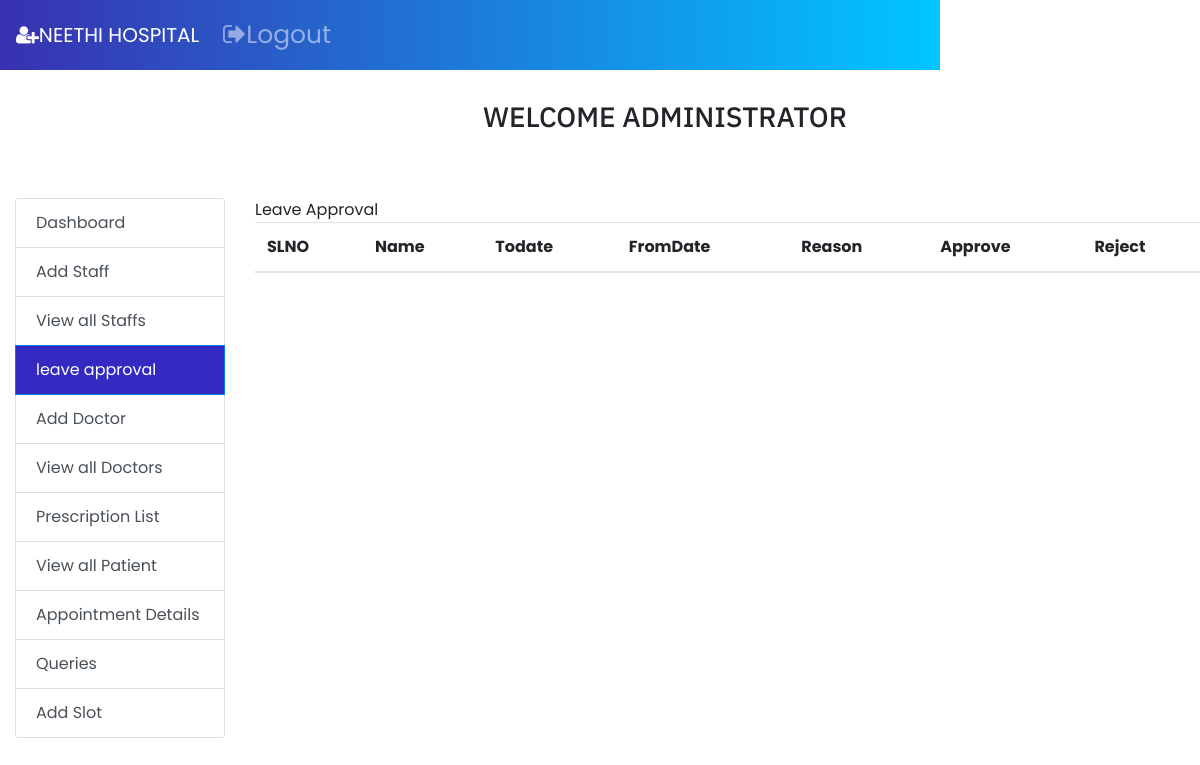
Before: /leave.php with the older database file.
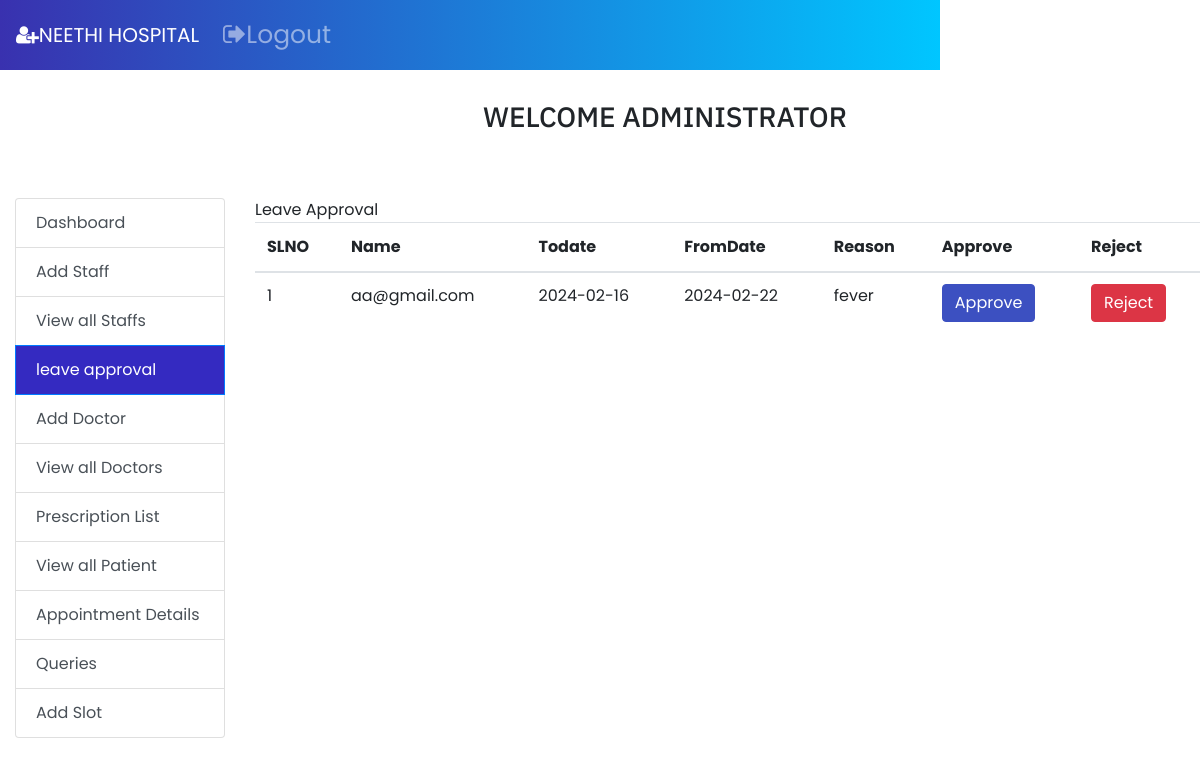
After: the same page with the newer database file.
### tables this page shows
CREATE TABLE `tbl_leave` (
  `lid` int(10) NOT NULL,
  `username` varchar(50) NOT NULL,
  `todate` date NOT NULL,
  `fromdate` date NOT NULL,
  `reason` varchar(50) NOT NULL,
  `lstatus` varchar(50) NOT NULL
);

### leave.php (the view, shortened to what the changed rows need)
<!DOCTYPE html>
<!DOCTYPE html>
<link rel="stylesheet" href="styletable.css">
<html lang="en">
<head>
    <link rel="stylesheet" type="text/css" href="font-awesome-4.7.0/css/font-awesome.min.css">
    <link rel="stylesheet" href="style.css">
    <link rel="stylesheet" href="vendor/fontawesome/css/font-awesome.min.css">
    <link rel="stylesheet" href="https://maxcdn.bootstrapcdn.com/bootstrap/4.0.0-beta/css/bootstrap.min.css">
        <link rel="stylesheet" href="https://stackpath.bootstrapcdn.com/bootstrap/4.3.1/css/bootstrap.min.css">
</head>
<body style="padding-top:50px;">
    <div class="container-fluid" style="margin-top:50px;">
        <div class="row">
            <div class="col-md-8" style="margin-top: 3%;">
                <div class="tab-content" id="nav-tabContent" style="width: 950px;">
                    <div class="panel panel-default">
                        <div>
                            <table class="table" ui-jq="footable" ui-options='{
        "paging": {
          "enabled": true
        },
        "filtering": {
          "enabled": true
        },
        "sorting": {
          "enabled": true
        }}'>
                                <thead>
                                    <tr>
                                        <th data-breakpoints="xs">SLNO</th>
                                        <th>Name</th>
                                        <th>Todate</th>
                                        <th>FromDate</th>
                                        <th>Reason</th>
                                        <th>Approve</th>
                                        <th>Reject</th>
                                    </tr>
                                </thead>
                                <tbody>
                                    <tr data-expanded="true">
                                        <?php
                                        $con = mysqli_connect("localhost", "root", "", "myhmsdb");
                                        ?>
                                        <?php
                                        $s = 1;
                                        $sql = mysqli_query($con, "SELECT * FROM tbl_leave WHERE lstatus = 'pending' ");
                                        while ($display = mysqli_fetch_array($sql)) {
                                            echo "<tr>";
                                            echo "<td>" . $s++ . "</td>";
                                            echo "<td>" . $display["username"] . "</td>";
                                            echo "<td>" . $display["todate"] . "</td>";
                                            echo "<td>" . $display["fromdate"] . "</td>";
                                            echo "<td>" . $display["reason"] . "</td>";
                                        ?>
                                            <td><button class="btn btn-primary"><a href="approval.php?id=<?php echo $display['lid']; ?>" style="color:white;">Approve</a></button> </td>
                                            <td><button class="btn btn-danger"><a href="rejectl.php?id=<?php echo $display['lid']; ?>" style="color:white;">Reject</a></button> </td>
                                        <?php
                                            echo "</tr>";
                                        }
                                        echo "</table>";
                                        ?>
                        </div>
                    </div>
                </div>
            </div>
</body>
</html>

Changed rows visible on the page:
added tbl_leave: username "aa@gmail.com", todate "2024-02-16", fromdate "2024-02-22", reason "fever"
